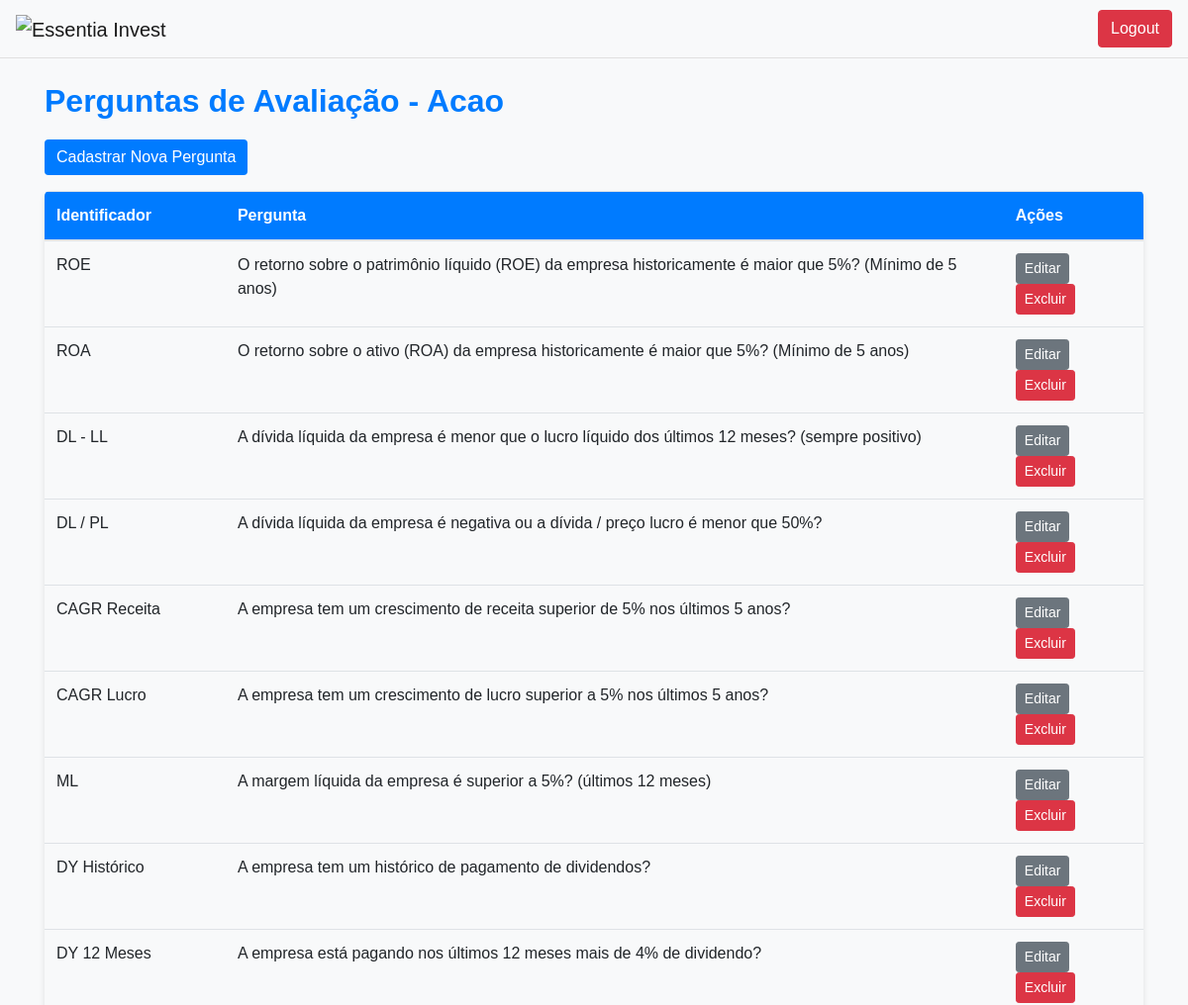
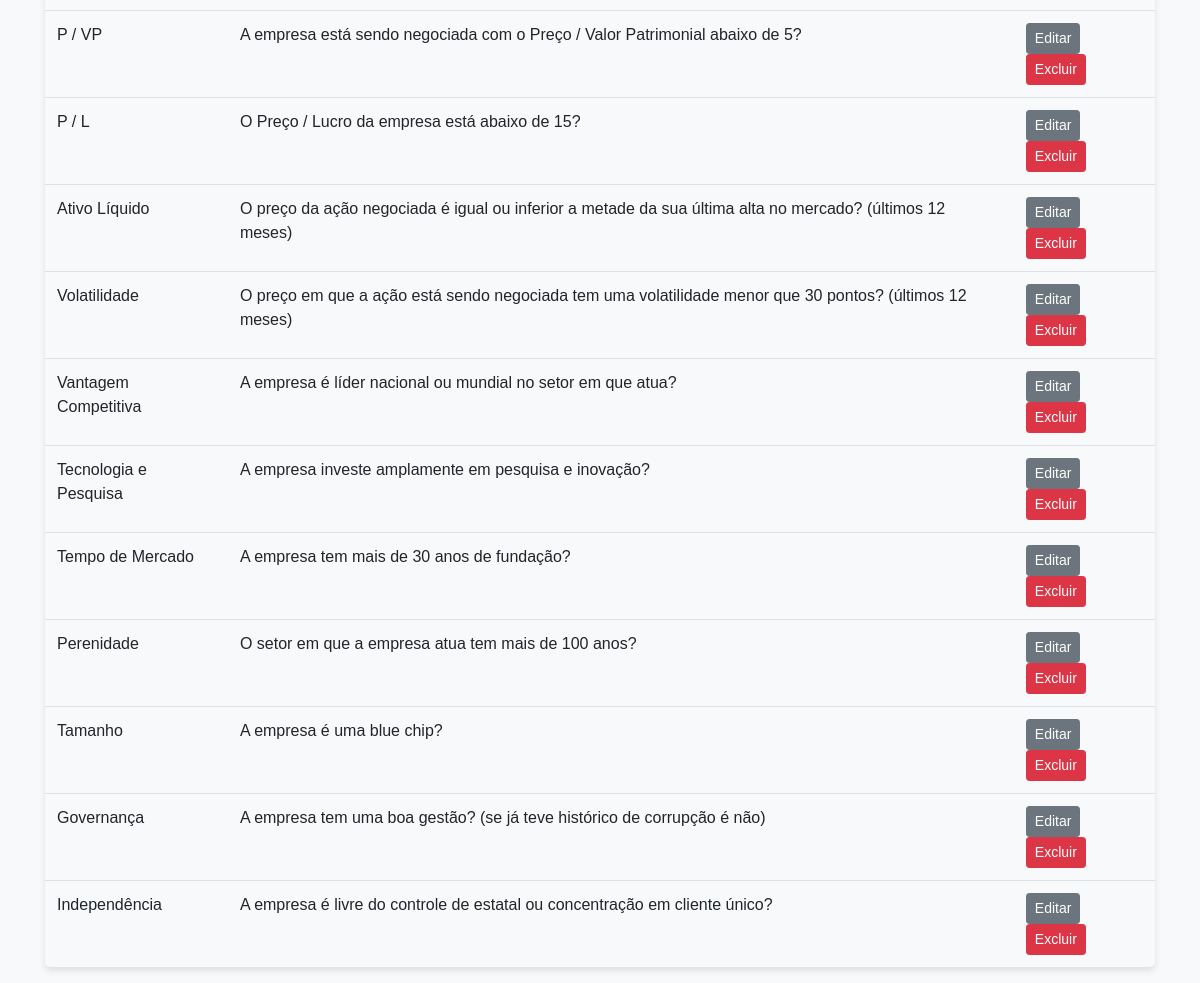
/carteira_ideal/pergunta/acao (signed in), run on the app's committed database (2 pictures, top to bottom).
### tables this page shows
CREATE TABLE pergunta_avaliacao (
            id INTEGER PRIMARY KEY AUTOINCREMENT,
            user_id INTEGER NOT NULL,
            classe_ativo TEXT NOT NULL,
            identificador TEXT NOT NULL,
            texto_pergunta TEXT NOT NULL,
            FOREIGN KEY (user_id) REFERENCES user(id)
        );

### app.py (the view)
@app.route('/carteira_ideal/pergunta/<classe_ativo>', methods=['GET', 'POST'])
@autenticacao_service.login_required
def pergunta(classe_ativo):
    return pergunta_service.cadastrar_pergunta(classe_ativo, session, request)

### repository/db_repository.py (called while the page is built)
def inicializa_conexao_db():
    conn = sqlite3.connect('database.db')
    cursor = conn.cursor()
    return conn, cursor

### repository/pergunta_repository.py (called while the page is built)
def listar_perguntas(user_id, classe_ativo):
    conn, cursor = db_repository.inicializa_conexao_db()
    cursor.execute('SELECT * FROM pergunta_avaliacao WHERE user_id = ? AND classe_ativo = ?', (user_id, classe_ativo))
    perguntas = cursor.fetchall()
    conn.close()
    return perguntas

### service/autenticacao_service.py (called while the page is built)
def login_required(f):
    @wraps(f)
    def decorated_function(*args, **kwargs):
        if not session.get('logged_in'):
            flash('Você precisa estar logado para acessar esta página.', 'danger')
            return redirect(url_for('login'))
        return f(*args, **kwargs)
    return decorated_function

### service/pergunta_service.py (called while the page is built, shortened)
def cadastrar_pergunta(classe_ativo, session, request):
    user_id = session.get('user_id')
    perguntas = pergunta_repository.listar_perguntas(user_id, classe_ativo)
    return render_template('cadastrar_pergunta.html', classe_ativo=classe_ativo, perguntas=perguntas)

### templates/cadastrar_pergunta.html (shortened to what this page needs)
<!DOCTYPE html>
<html lang="en">
<head>
    <link rel="stylesheet" href="https://stackpath.bootstrapcdn.com/bootstrap/4.5.2/css/bootstrap.min.css">
    <link rel="stylesheet" href="{{ url_for('static', filename='css/cadastrar_pergunta/styles.css') }}">
</head>
<body>
    <header class="header">
        <nav class="navbar navbar-expand-lg navbar-light bg-light">
            <a class="navbar-brand" href="#"><img src="{{ url_for('static', filename='img/logo.png') }}" alt="Essentia Invest" height="40"></a>
            <div class="ml-auto">
                <a href="{{ url_for('logout') }}" class="btn btn-danger">Logout</a>
            </div>
        </nav>
    </header>
    <div class="container mt-4">
        <h2>Perguntas de Avaliação - {{ classe_ativo.replace('_', ' ').title() }}</h2>
        <button class="btn btn-primary mb-3" data-toggle="modal" data-target="#modalCadastrar">Cadastrar Nova Pergunta</button>
        <table class="table">
            <thead>
                <tr>
                    <th>Identificador</th>
                    <th>Pergunta</th>
                    <th>Ações</th>
                </tr>
            </thead>
            <tbody>
                {% for pergunta in perguntas %}
                <tr>
                    <td>{{ pergunta[3] }}</td>
                    <td>{{ pergunta[4] }}</td>
                    <td>
                        <button class="btn btn-secondary btn-sm" data-toggle="modal" data-target="#modalEditar{{ pergunta[0] }}">Editar</button>
                        <button class="btn btn-danger btn-sm" data-toggle="modal" data-target="#modalExcluir{{ pergunta[0] }}">Excluir</button>
                    </td>
                </tr>
                {% endfor %}
            </tbody>
        </table>
    </div>
</body>
</html>

### static/css/cadastrar_pergunta/styles.css (style rules this page uses)
body { background-color: #f8f9fa; color: #343a40; font-family: 'Arial', sans-serif; }
.header { background-color: #ffffff; border-bottom: 1px solid #e0e0e0; }
h2, h3 { color: #007bff; margin-bottom: 20px; font-weight: bold; }
.table { border-radius: 5px; overflow: hidden; box-shadow: 0 4px 6px rgba(0, 0, 0, 0.1); }
.table thead { background-color: #007bff; color: white; }
.btn-primary { background-color: #007bff; border: none; }

### data on the page
pergunta_avaliacao: identificador "ROE", texto_pergunta "O retorno sobre o patrimônio líquido (ROE) da empresa historicamente é maior que 5%? (Mínimo de 5 anos)"
pergunta_avaliacao: identificador "ROA", texto_pergunta "O retorno sobre o ativo (ROA) da empresa historicamente é maior que 5%? (Mínimo de 5 anos)"
pergunta_avaliacao: identificador "DL - LL", texto_pergunta "A dívida líquida da empresa é menor que o lucro líquido dos últimos 12 meses? (sempre positivo)"
pergunta_avaliacao: identificador "DL / PL", texto_pergunta "A dívida líquida da empresa é negativa ou a dívida / preço lucro é menor que 50%?"
pergunta_avaliacao: identificador "CAGR Receita", texto_pergunta "A empresa tem um crescimento de receita superior de 5% nos últimos 5 anos?"
pergunta_avaliacao: identificador "CAGR Lucro", texto_pergunta "A empresa tem um crescimento de lucro superior a 5% nos últimos 5 anos?"
pergunta_avaliacao: identificador "ML", texto_pergunta "A margem líquida da empresa é superior a 5%? (últimos 12 meses)"
pergunta_avaliacao: identificador "DY Histórico", texto_pergunta "A empresa tem um histórico de pagamento de dividendos?"
pergunta_avaliacao: identificador "DY 12 Meses", texto_pergunta "A empresa está pagando nos últimos 12 meses mais de 4% de dividendo?"
pergunta_avaliacao: identificador "P / VP", texto_pergunta "A empresa está sendo negociada com o Preço / Valor Patrimonial abaixo de 5?"
pergunta_avaliacao: identificador "P / L", texto_pergunta "O Preço / Lucro da empresa está abaixo de 15?"
pergunta_avaliacao: identificador "Ativo Líquido", texto_pergunta "O preço da ação negociada é igual ou inferior a metade da sua última alta no mercado? (últimos 12 meses)"
pergunta_avaliacao: identificador "Volatilidade", texto_pergunta "O preço em que a ação está sendo negociada tem uma volatilidade menor que 30 pontos? (últimos 12 meses)"
pergunta_avaliacao: identificador "Vantagem Competitiva", texto_pergunta "A empresa é líder nacional ou mundial no setor em que atua?"
pergunta_avaliacao: identificador "Tecnologia e Pesquisa", texto_pergunta "A empresa investe amplamente em pesquisa e inovação?"
pergunta_avaliacao: identificador "Tempo de Mercado", texto_pergunta "A empresa tem mais de 30 anos de fundação?"
pergunta_avaliacao: identificador "Perenidade", texto_pergunta "O setor em que a empresa atua tem mais de 100 anos?"
pergunta_avaliacao: identificador "Tamanho", texto_pergunta "A empresa é uma blue chip?"
pergunta_avaliacao: identificador "Governança", texto_pergunta "A empresa tem uma boa gestão? (se já teve histórico de corrupção é não)"
pergunta_avaliacao: identificador "Independência", texto_pergunta "A empresa é livre do controle de estatal ou concentração em cliente único?"

### other printed values
{{ classe_ativo.replace('_', ' ').title() }} "Acao"
